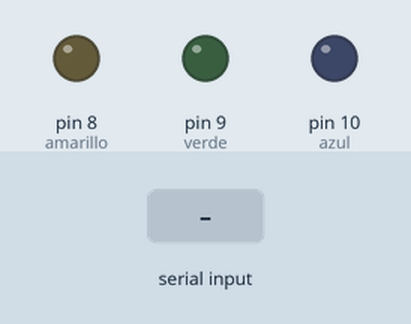
This sketch was run on a simulated Arduino Uno, built with avr-gcc and run on an emulated ATmega328P. On the bench: output pins drawn as LEDs (lit = HIGH). Inputs (shaded band) come from the test bench.

Above: at 1.2 s.
1.3 s: "1" received over Serial
At 2.4 s:
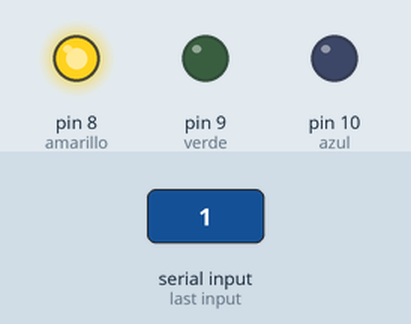
2.8 s: "2" received over Serial
At 3.5 s:
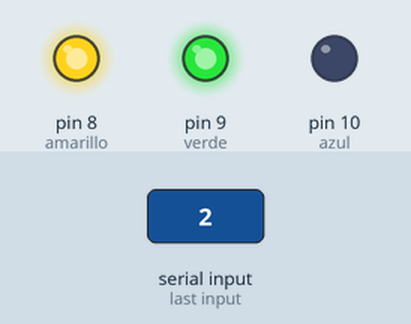
4.3 s: "3" received over Serial
At 4.7 s:
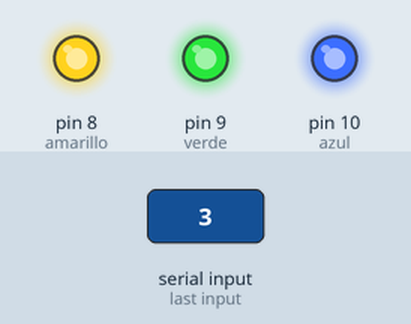
5.8 s: "4" received over Serial
At 7.0 s:
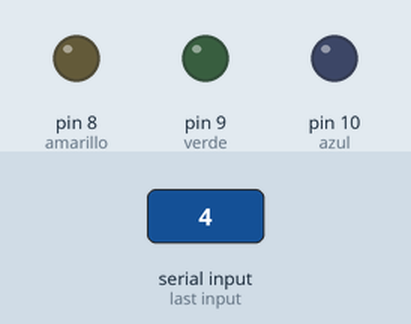
7.3 s: "2" received over Serial
At 8.2 s:
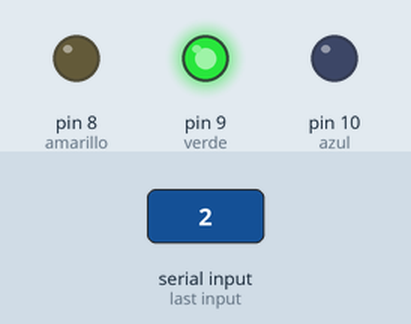
8.8 s: "3" received over Serial
At 9.3 s:
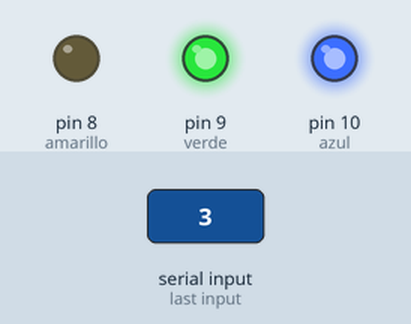
Timing chart, 0 to 11.3 s (numbered marks = the images above; inputs shaded):
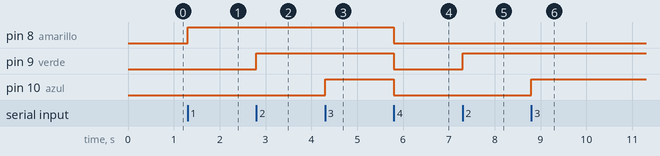

The sketch:

eo_5__C___Arduino_Programa_en_C_en_el_IDE_de_la_placa_de_Ard.ino
```cpp
int amarillo = 8;
int verde = 9;
int azul = 10;
char datos;

void setup() {
  // put your setup code here, to run once:
  pinMode(amarillo, OUTPUT);
  pinMode(verde, OUTPUT);
  pinMode(azul, OUTPUT);
  Serial.begin(9600);
}

void loop() {
  // put your main code here, to run repeatedly:
  if(Serial.available() > 0)
  {
    datos = Serial.read();
    if (datos == '1')
      digitalWrite(amarillo, HIGH);
    if (datos == '2')
      digitalWrite(verde, HIGH);
    if (datos == '3')
      digitalWrite(azul, HIGH);
      if (datos == '4')
      {
       digitalWrite(amarillo, LOW);
       digitalWrite(verde, LOW);
       digitalWrite(azul, LOW);
      }
  }

}
```

Measured:
- after the input at 1.3 s, pin 8 (amarillo): LOW → HIGH at once
- after the input at 2.8 s, pin 9 (verde): LOW → HIGH at once
- after the input at 4.3 s, pin 10 (azul): LOW → HIGH at once
- after the input at 5.8 s, pin 8 (amarillo), pin 9 (verde), pin 10 (azul): HIGH → LOW at once
- after the input at 7.3 s, pin 9 (verde): LOW → HIGH at once
- after the input at 8.8 s, pin 10 (azul): LOW → HIGH at once
